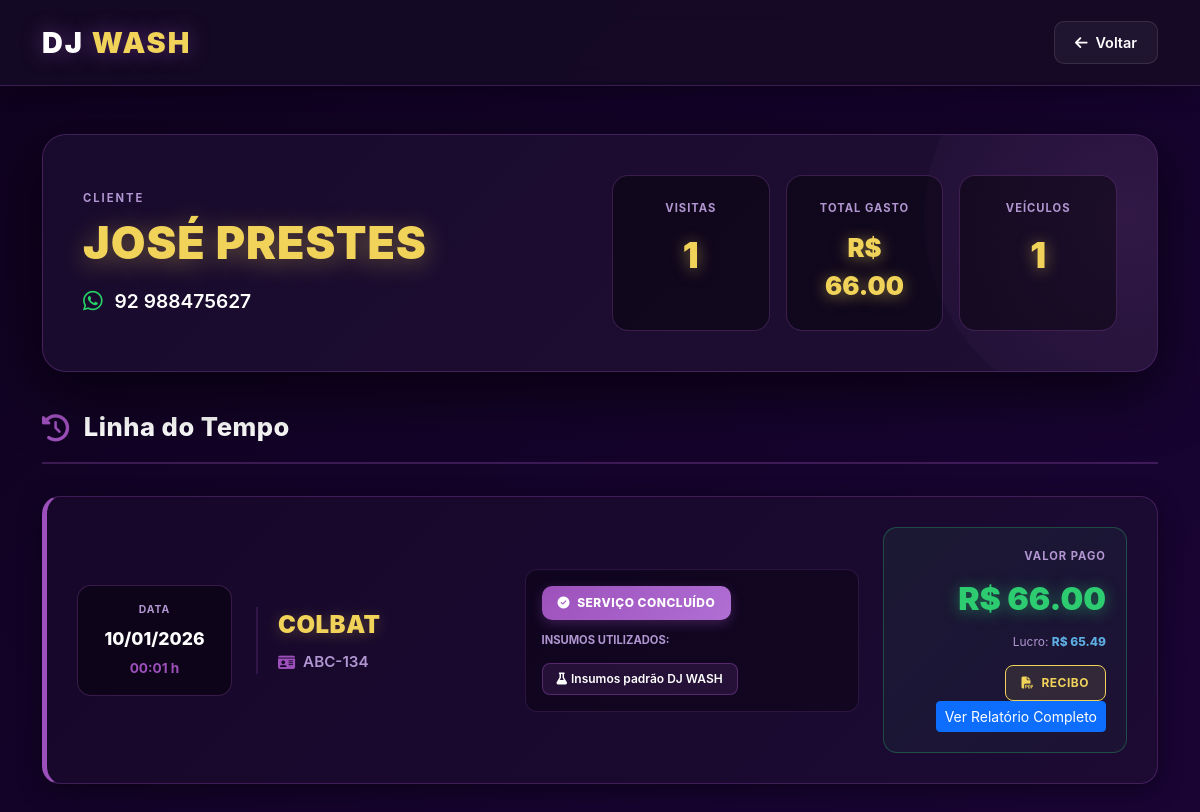
The app's page /cliente/2/historico with its own data.
### app/models.py (models this page shows)
class Cliente(Base):
    __tablename__ = "clientes"
    id = Column(Integer, primary_key=True, index=True)
    nome = Column(String, nullable=False)
    telefone = Column(String, nullable=False)
    veiculos = relationship("Veiculo", back_populates="cliente")

class Lavagem(Base):
    __tablename__ = "lavagens"
    id = Column(Integer, primary_key=True, index=True)
    veiculo_id = Column(Integer, ForeignKey("veiculos.id"))
    servico_id = Column(Integer, ForeignKey("servicos_catalogo.id"), nullable=True)
    data_inicio = Column(DateTime, default=datetime.utcnow)
    data_fim = Column(DateTime, nullable=True)
    tempo_total = Column(String, nullable=True)  # Ex: "01:30"
    minutos_totais = Column(Integer, default=0)  # Para cálculos matemáticos precisos
    foto_saida_url = Column(String, nullable=True)
    foto_antes = Column(String, nullable=True)
    foto_depois = Column(String, nullable=True)
    valor_total = Column(Float)  # Quanto o cliente pagou
    custo_insumos = Column(Float, default=0.0)  # Gasto com produtos
    custo_mao_de_obra = Column(Float, default=0.0)  # (Tempo x Valor da Hora)
    lucro_real = Column(Float, default=0.0)  # Valor Total - (Insumos + Mão de Obra)
    checklist_avarias = Column(String, nullable=True)  # Texto descrevendo riscos/mossas
    checklist_combustivel = Column(String, nullable=True)  # Ex: "1/4", "Reserva", "Cheio"
    checklist_objetos = Column(String, nullable=True)  # Itens de valor deixados
    checklist_pneus = Column(String, nullable=True)  # Estado dos pneus
    foto_entrada_url = Column(String, nullable=True)  # Caminho da foto principal
    status = Column(String, default="em_andamento")
    tipo_sujeira = Column(String)
    checklist = Column(Text)
    produtos_usados = Column(Text)  # Alterado para Text para suportar listas longas
    servico = relationship("ServicoCatalogo")
    veiculo = relationship("Veiculo", back_populates="lavagens")

class Veiculo(Base):
    __tablename__ = "veiculos"
    id = Column(Integer, primary_key=True, index=True)
    marca = Column(String)
    modelo = Column(String)
    placa = Column(String, unique=True)
    categoria = Column(String)
    cliente_id = Column(Integer, ForeignKey("clientes.id"))
    cliente = relationship("Cliente", back_populates="veiculos")
    lavagens = relationship("Lavagem", back_populates="veiculo")

### app/main.py (the view)
@app.get("/cliente/{cliente_id}/historico", response_class=HTMLResponse)
async def historico_cliente(request: Request, cliente_id: int, db: Session = Depends(get_db)):
    cliente = db.query(models.Cliente).filter(models.Cliente.id == cliente_id).first()
    lavagens = db.query(models.Lavagem).join(models.Veiculo).filter(models.Veiculo.cliente_id == cliente_id).order_by(
        models.Lavagem.data_inicio.desc()).all()
    total_pago = sum(l.valor_total or 0 for l in lavagens)
    return templates.TemplateResponse("perfil_cliente.html", {
        "request": request,
        "cliente": cliente,
        "lavagens": lavagens,
        "total_pago": f"{total_pago:.2f}"
    })

### app/templates/perfil_cliente.html (shortened to what this page needs)
<!DOCTYPE html>
<html lang="pt-br">
<head>
    <link href="https://cdn.jsdelivr.net/npm/bootstrap@5.3.0/dist/css/bootstrap.min.css" rel="stylesheet">
    <link rel="stylesheet" href="https://cdnjs.cloudflare.com/ajax/libs/font-awesome/6.4.0/css/all.min.css">
</head>
<body>
<nav class="navbar navbar-dark">
    <div class="container d-flex justify-content-between align-items-center">
        <a class="navbar-brand" href="/">DJ <span style="color: var(--dj-gold);">WASH</span></a>
        <a href="/clientes_gestao" class="nav-btn">
            <i class="fas fa-arrow-left me-2"></i>Voltar
        </a>
    </div>
</nav>
<div class="container py-5">
    <div class="profile-header">
        <div class="row align-items-center profile-content">
            <div class="col-md-6">
                <span class="client-label">Cliente</span>
                <h1 class="client-name">{{ cliente.nome }}</h1>
                <div class="client-phone">
                    <i class="fab fa-whatsapp"></i>
                    <span>{{ cliente.telefone }}</span>
                </div>
            </div>
            <div class="col-md-6">
                <div class="stats-grid">
                    <div class="stat-card">
                        <span class="stat-label">Visitas</span>
                        <span class="stat-val">{{ lavagens|length }}</span>
                    </div>
                    <div class="stat-card">
                        <span class="stat-label">Total Gasto</span>
                        <span class="stat-val" style="font-size: 1.6rem;">R$ {{ total_pago }}</span>
                    </div>
                    <div class="stat-card">
                        <span class="stat-label">Veículos</span>
                        <span class="stat-val">{{ cliente.veiculos|length }}</span>
                    </div>
                </div>
            </div>
        </div>
    </div>
    <div class="section-header">
        <h4 class="section-title">
            <i class="fas fa-history"></i>
            Linha do Tempo
        </h4>
    </div>
    {% if lavagens %}
        {% for l in lavagens %}
        <div class="history-card">
            <div class="row align-items-center g-4">
                <div class="col-md-2">
                    <div class="date-box">
                        <div class="date-label">Data</div>
                        <div class="date-value">{{ l.data_fim.strftime('%d/%m/%Y') if l.data_fim else '--/--/----' }}</div>
                        <div class="time-value">{{ l.tempo_total or '00:00' }} h</div>
                    </div>
                </div>
                <div class="col-md-3">
                    <div class="vehicle-section">
                        <div class="vehicle-model">{{ l.veiculo.modelo|upper }}</div>
                        <div class="vehicle-plate">
                            <i class="fas fa-id-card"></i>
                            {{ l.veiculo.placa }}
                        </div>
                    </div>
                </div>
                <div class="col-md-4">
                    <div class="service-section">
                        <div class="badge-service">
                            <i class="fas fa-check-circle me-1"></i>
                            Serviço Concluído
                        </div>
                        <span class="insumos-label">Insumos utilizados:</span>
                        <div class="info-insumos">
                            {% set produtos = l.produtos_usados|replace("[", "")|replace("]", "")|replace("'", "")|replace('"', "") %}
                            {% if produtos and produtos != "" %}
                                <span class="product-tag">
                                    <i class="fas fa-flask me-1"></i>{{ produtos }}
                                </span>
                            {% else %}
                                <span class="text-muted small">Processo Padrão</span>
                            {% endif %}
                        </div>
                    </div>
                </div>
                <div class="col-md-3">
                    <div class="value-section">
                        <span class="value-label">Valor Pago</span>
                        <span class="value-amount">R$ {{ "%.2f"|format(l.valor_total or 0.0) }}</span>
                        <span class="value-profit">
                            Lucro: <span class="value-profit-amount">R$ {{ "%.2f"|format(l.lucro_real or 0.0) }}</span>
                        </span>
                        <a href="/lavagens/{{ l.id }}/recibo" target="_blank" class="btn-recibo">
                            <i class="fas fa-file-pdf me-1"></i> Recibo
                        </a>
                        <a href="/lavagem/{{ l.id }}/detalhes" class="btn btn-sm btn-primary">
   Ver Relatório Completo
</a>
                    </div>
                </div>
            </div>
        </div>
        {% endfor %}
    {% else %}
        <div class="empty-state">
            <i class="fas fa-box-open"></i>
            <p>Ainda não há lavagens concluídas para este cliente.</p>
        </div>
    {% endif %}
</div>
</body>
</html>

### records on screen
Cliente: nome "JOSÉ PRESTES", telefone "92 988475627"
Lavagem: data_fim "10/01/2026", tempo_total "00:01", veiculo.modelo "COLBAT", veiculo.placa "ABC-134", produtos_usados "Insumos padrão DJ WASH", valor_total "66.00", lucro_real "65.49"

### other values on screen
{{ lavagens|length }} "1"
{{ total_pago }} "66.00"
{{ cliente.veiculos|length }} "1"
